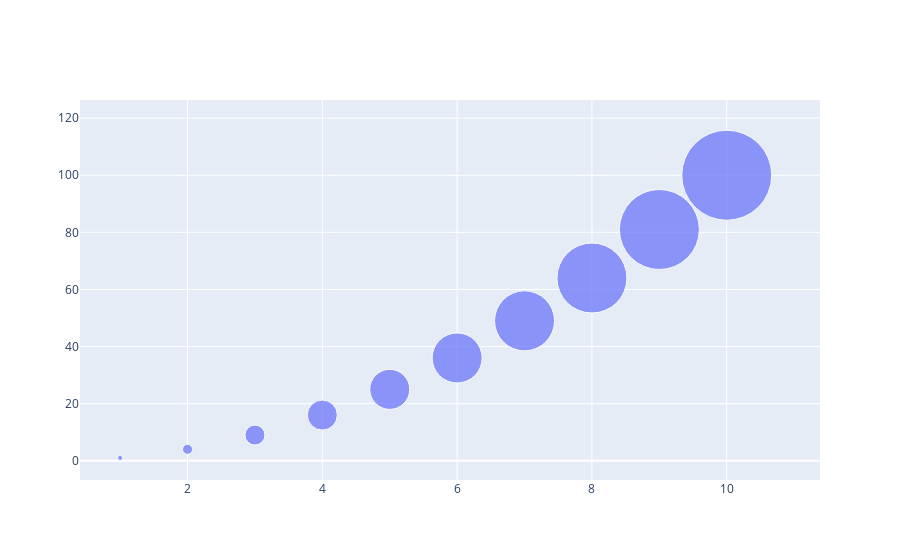

Source (notebook cell):
### Code cell
from plotly.offline import init_notebook_mode, iplot
from plotly.graph_objs import *

# initiate notebook for offline plot
init_notebook_mode(connected=True)    

x = [1, 2, 3, 4, 5, 6, 7, 8, 9, 10]
y = [1, 4, 9, 16, 25, 36, 49, 64, 81, 100]
size = [5, 10, 20, 30, 40, 50, 60, 70, 80, 90]

plot = Scatter(x=x, y=y, mode='markers', marker=scatter.Marker(size=size))
iplot([plot, ])

### Figure 1 — Plotly figure (JSON) as saved in the notebook; plotly's stock layout.template omitted (floating-point values rounded to 4 significant figures)
{"data": [{"marker": {"size": [5, 10, 20, 30, 40, 50, 60, 70, 80, 90]}, "mode": "markers", "x": [1, 2, 3, 4, 5, 6, 7, 8, 9, 10], "y": [1, 4, 9, 16, 25, 36, 49, 64, 81, 100], "type": "scatter"}], "layout": {"xaxis": {"type": "linear", "range": [0.4409, 11.05], "autorange": true}, "yaxis": {"type": "linear", "range": [-11.98, 163.7], "autorange": true}, "autosize": true}}
